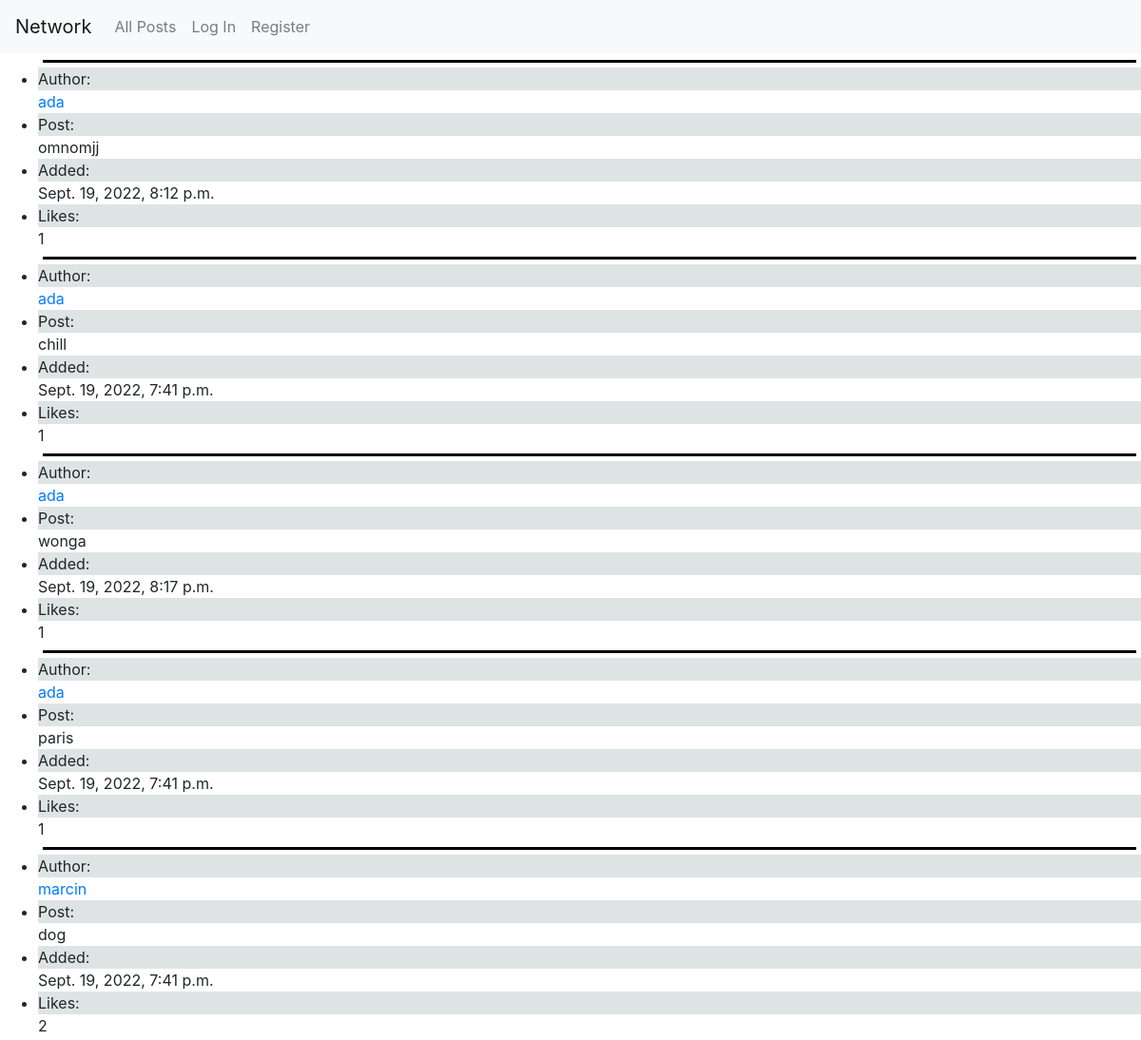
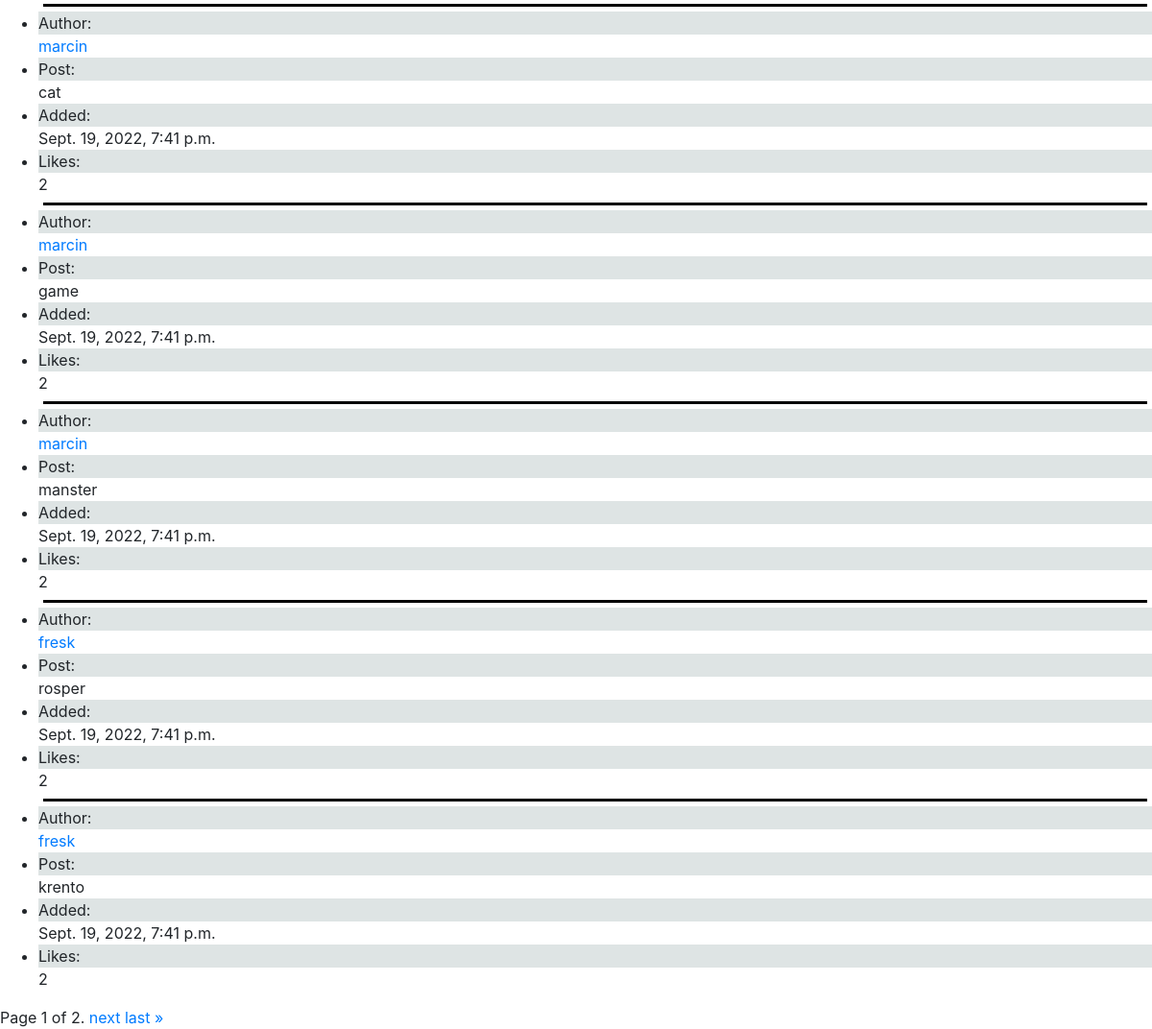
Before: / with the older database file (2 pictures, top to bottom).
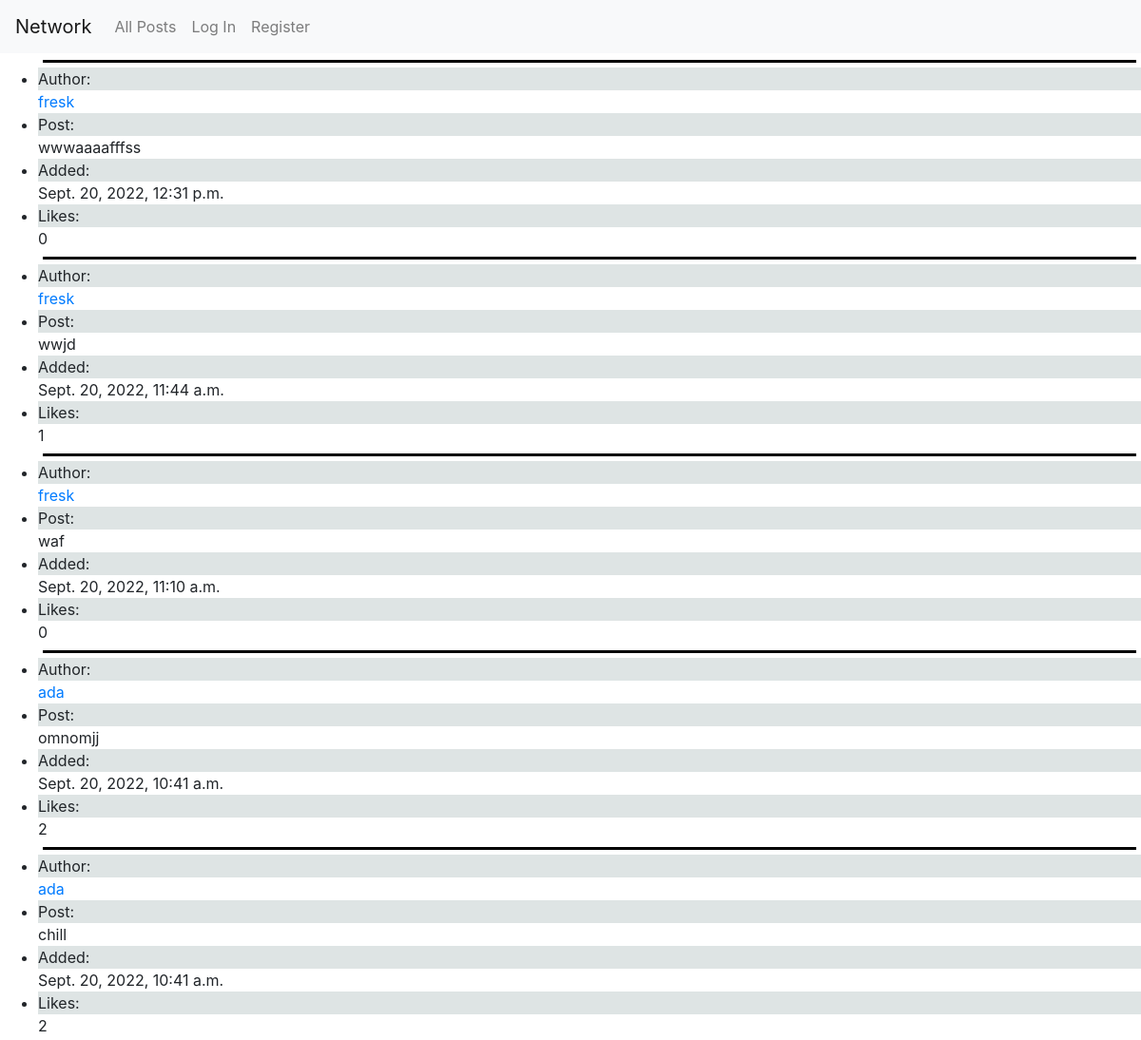
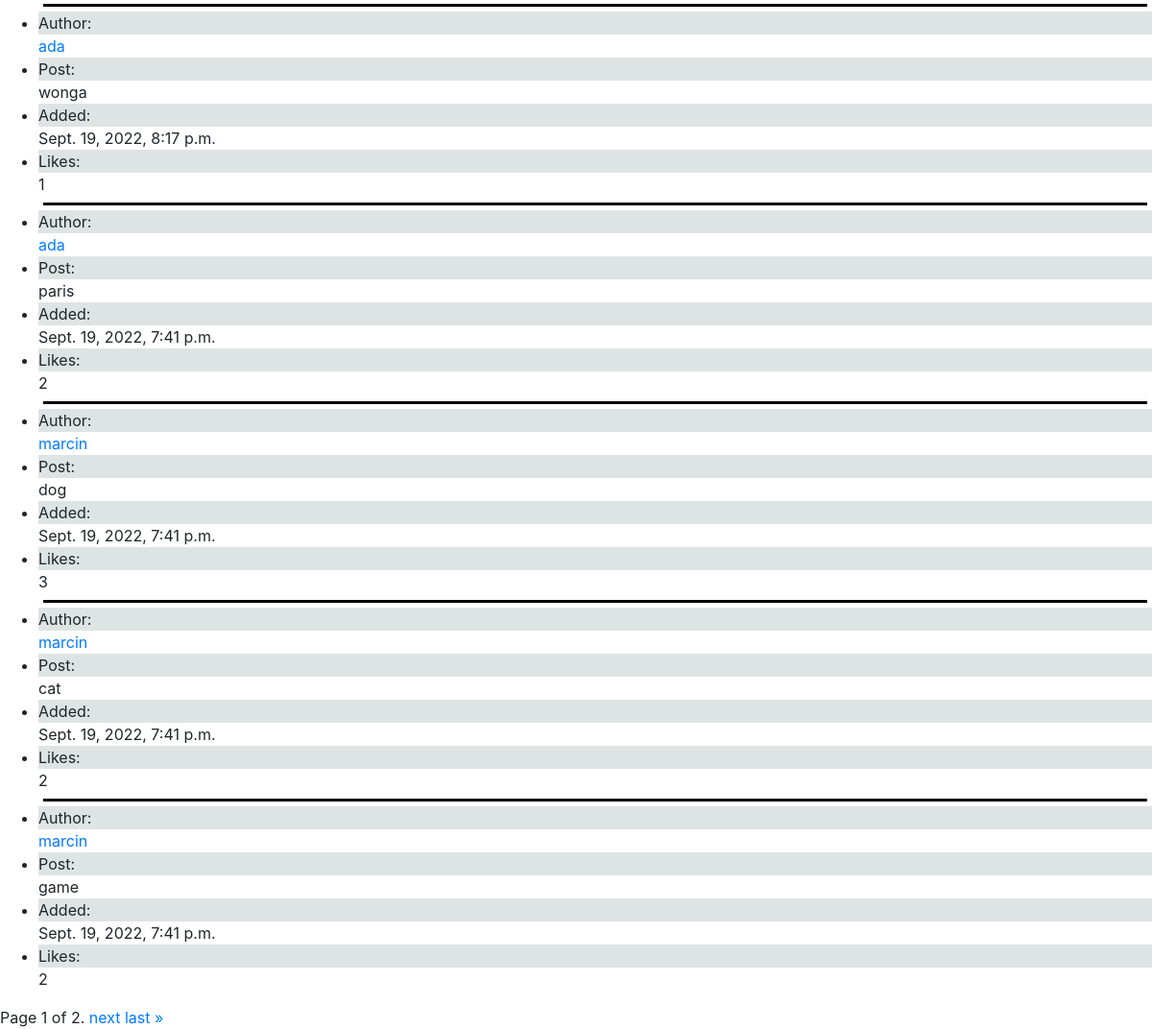
After: the same page with the newer database file (2 pictures, top to bottom).
### network/models.py (models this page shows, shortened)
class New_post(models.Model):
    poster = models.ForeignKey(User, on_delete=models.CASCADE, related_name="poster")
    post = models.TextField(max_length=500)
    date = models.DateTimeField(auto_now_add=True)
    likes = models.IntegerField(default=0)
    u_likes = models.ManyToManyField(User, blank=True, related_name="u_likes")

class User(AbstractUser):
    followers_number = models.IntegerField(default=0)
    following_number = models.IntegerField(default=0)
    followers = models.ManyToManyField("self", blank=True, symmetrical=False, related_name="u_followers")
    following = models.ManyToManyField("self", blank=True,  symmetrical=False, related_name="u_following")

### network/views.py (the view)
# urls.py: path("", views.index, name="index"),
def index(request):
    posts = list(reversed(New_post.objects.all()))
    paginator = Paginator(posts, 10)
    page_number = request.GET.get('page')
    page_obj = paginator.get_page(page_number)
    return render(request, "network/index.html", {
        "page_obj": page_obj,
        "page_number": page_number
    })

### network/templates/network/index.html (shortened to what this page needs)
{% extends "network/layout.html" %}
{% load static %}
{% block body %}
    <ul id="page{{ page_obj.number }}">
        {% for post in page_obj %}
            <div class="line"></div>
            <div>
                <li>
                    <div class="grey">Author:</div>
                    <a href="{% url 'profile' post.poster.id %}">{{ post.poster }}</a>
                </li>
                <div class="post" id="post_{{ post.id }}">
                    <li>
                        <div class="grey">Post:</div><div id="hid_{{ post.id }}">{{ post.post }}</div>
                    </li>
                </div>
                <li><div class="grey">Added:</div>{{ post.date }}</li>
                <li><div class="grey">Likes:</div><div id="likes_{{ post.id }}">{{ post.likes }}</li></div>
                {% empty %}
                <li>No current posts</li>
            </div>
            {% endfor %}
    </ul>
    <div class="pagination">
        <span class="step-links">
            <span class="current">
                Page {{ page_obj.number }} of {{ page_obj.paginator.num_pages }}.
            </span>
            {% if page_obj.has_next %}
                <a href="?page={{ page_obj.next_page_number }}">next</a>
                <a href="?page={{ page_obj.paginator.num_pages }}">last &raquo;</a>
            {% endif %}
        </span>
    </div>
{% endblock %}

Changed rows visible on the page:
no longer on this page (row unchanged): New_post: poster "marcin", post "manster", date "Sept. 19, 2022, 7:41 p.m.", likes "2"
no longer on this page (row unchanged): New_post: poster "fresk", post "rosper", date "Sept. 19, 2022, 7:41 p.m.", likes "2"
no longer on this page (row unchanged): New_post: poster "fresk", post "krento", date "Sept. 19, 2022, 7:41 p.m.", likes "2"
added New_post: poster "fresk", post "wwwaaaafffss", date "Sept. 20, 2022, 12:31 p.m.", likes "0"
added New_post: poster "fresk", post "wwjd", date "Sept. 20, 2022, 11:44 a.m.", likes "1"
added New_post: poster "fresk", post "waf", date "Sept. 20, 2022, 11:10 a.m.", likes "0"
changed New_post "omnomjj": date "Sept. 19, 2022, 8:12 p.m." → "Sept. 20, 2022, 10:41 a.m."; likes "1" → "2"
changed New_post "chill": date "Sept. 19, 2022, 7:41 p.m." → "Sept. 20, 2022, 10:41 a.m."; likes "1" → "2"
changed New_post "paris": likes "1" → "2"
changed New_post "dog": likes "2" → "3"
